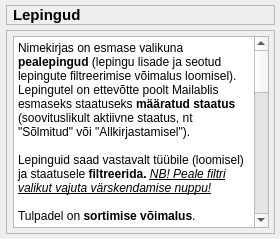
              <widget class="QWidget" name="w_HM_Lepingud">
               <layout class="QVBoxLayout" name="verticalLayout_38">
                <property name="spacing">
                 <number>5</number>
                </property>
                <property name="leftMargin">
                 <number>6</number>
                </property>
                <property name="topMargin">
                 <number>5</number>
                </property>
                <property name="rightMargin">
                 <number>5</number>
                </property>
                <property name="bottomMargin">
                 <number>5</number>
                </property>
                <item>
                 <widget class="QFrame" name="f_HM_Lepingud_Pealkiri">
                  <property name="frameShape">
                   <enum>QFrame::StyledPanel</enum>
                  </property>
                  <property name="frameShadow">
                   <enum>QFrame::Raised</enum>
                  </property>
                  <layout class="QVBoxLayout" name="verticalLayout_48">
                   <property name="spacing">
                    <number>5</number>
                   </property>
                   <property name="leftMargin">
                    <number>6</number>
                   </property>
                   <property name="topMargin">
                    <number>0</number>
                   </property>
                   <property name="rightMargin">
                    <number>0</number>
                   </property>
                   <property name="bottomMargin">
                    <number>0</number>
                   </property>
                   <item>
                    <widget class="QLabel" name="lb_HM_LepingudPealkiri">
                     <property name="font">
                      <font>
                       <pointsize>11</pointsize>
                       <weight>75</weight>
                       <bold>true</bold>
                      </font>
                     </property>
                     <property name="text">
                      <string>Lepingud</string>
                     </property>
                    </widget>
                   </item>
                  </layout>
                 </widget>
                </item>
                <item>
                 <widget class="QFrame" name="f_HM_Lepingud_Sisu">
                  <property name="styleSheet">
                   <string notr="true"/>
                  </property>
                  <property name="frameShape">
                   <enum>QFrame::StyledPanel</enum>
                  </property>
                  <property name="frameShadow">
                   <enum>QFrame::Raised</enum>
                  </property>
                  <layout class="QVBoxLayout" name="verticalLayout_145">
                   <property name="spacing">
                    <number>5</number>
                   </property>
                   <property name="leftMargin">
                    <number>6</number>
                   </property>
                   <property name="topMargin">
                    <number>5</number>
                   </property>
                   <property name="rightMargin">
                    <number>5</number>
                   </property>
                   <property name="bottomMargin">
                    <number>5</number>
                   </property>
                   <item>
                    <widget class="QTextEdit" name="te_HM_Lepingud_Sisu">
                     <property name="styleSheet">
                      <string notr="true"/>
                     </property>
                     <property name="readOnly">
                      <bool>true</bool>
                     </property>
                     <property name="html">
                      <string>&lt;!DOCTYPE HTML PUBLIC &quot;-//W3C//DTD HTML 4.0//EN&quot; &quot;http://www.w3.org/TR/REC-html40/strict.dtd&quot;&gt;
&lt;html&gt;&lt;head&gt;&lt;meta name=&quot;qrichtext&quot; content=&quot;1&quot; /&gt;&lt;style type=&quot;text/css&quot;&gt;
p, li { white-space: pre-wrap; }
&lt;/style&gt;&lt;/head&gt;&lt;body style=&quot; font-family:'MS Shell Dlg 2'; font-size:7.8pt; font-weight:400; font-style:normal;&quot;&gt;
&lt;p style=&quot; margin-top:0px; margin-bottom:0px; margin-left:0px; margin-right:0px; -qt-block-indent:0; text-indent:0px;&quot;&gt;&lt;span style=&quot; font-size:9pt;&quot;&gt;Nimekirjas on esmase valikuna &lt;/span&gt;&lt;span style=&quot; font-size:9pt; font-weight:600;&quot;&gt;pealepingud&lt;/span&gt;&lt;span style=&quot; font-size:9pt;&quot;&gt; (lepingu lisade ja seotud lepingute filtreerimise võimalus loomisel). &lt;/span&gt;&lt;/p&gt;
&lt;p style=&quot; margin-top:0px; margin-bottom:0px; margin-left:0px; margin-right:0px; -qt-block-indent:0; text-indent:0px;&quot;&gt;&lt;span style=&quot; font-size:9pt;&quot;&gt;Lepingutel on ettevõtte poolt Mailablis esmaseks staatuseks &lt;/span&gt;&lt;span style=&quot; font-size:9pt; font-weight:600;&quot;&gt;määratud staatus&lt;/span&gt;&lt;span style=&quot; font-size:9pt;&quot;&gt; (soovituslikult aktiivne staatus, nt &amp;quot;Sõlmitud&amp;quot; või &amp;quot;Allkirjastamisel&amp;quot;). &lt;/span&gt;&lt;/p&gt;
&lt;p style=&quot;-qt-paragraph-type:empty; margin-top:0px; margin-bottom:0px; margin-left:0px; margin-right:0px; -qt-block-indent:0; text-indent:0px; font-size:9pt;&quot;&gt;&lt;br /&gt;&lt;/p&gt;
&lt;p style=&quot; margin-top:0px; margin-bottom:0px; margin-left:0px; margin-right:0px; -qt-block-indent:0; text-indent:0px;&quot;&gt;&lt;span style=&quot; font-size:9pt;&quot;&gt;Lepinguid saad vastavalt tüübile (loomisel) ja staatusele &lt;/span&gt;&lt;span style=&quot; font-size:9pt; font-weight:600;&quot;&gt;filtreerida. &lt;/span&gt;&lt;span style=&quot; font-size:9pt; font-style:italic; text-decoration: underline;&quot;&gt;NB! Peale filtri valikut vajuta värskendamise nuppu!&lt;/span&gt;&lt;/p&gt;
&lt;p style=&quot;-qt-paragraph-type:empty; margin-top:0px; margin-bottom:0px; margin-left:0px; margin-right:0px; -qt-block-indent:0; text-indent:0px; font-size:9pt;&quot;&gt;&lt;br /&gt;&lt;/p&gt;
&lt;p style=&quot; margin-top:0px; margin-bottom:0px; margin-left:0px; margin-right:0px; -qt-block-indent:0; text-indent:0px;&quot;&gt;&lt;span style=&quot; font-size:9pt;&quot;&gt;Tulpadel on &lt;/span&gt;&lt;span style=&quot; font-size:9pt; font-weight:600;&quot;&gt;sortimise võimalus&lt;/span&gt;&lt;span style=&quot; font-size:9pt;&quot;&gt;.&lt;/span&gt;&lt;/p&gt;
&lt;p style=&quot;-qt-paragraph-type:empty; margin-top:0px; margin-bottom:0px; margin-left:0px; margin-right:0px; -qt-block-indent:0; text-indent:0px; font-size:9pt;&quot;&gt;&lt;br /&gt;&lt;/p&gt;
&lt;p style=&quot; margin-top:0px; margin-bottom:0px; margin-left:0px; margin-right:0px; -qt-block-indent:0; text-indent:0px;&quot;&gt;&lt;span style=&quot; font-size:9pt;&quot;&gt;Plugina lepingute andmed on &lt;/span&gt;&lt;span style=&quot; font-size:9pt; font-weight:600;&quot;&gt;sünkroonis Mailabli lepingute andmetega&lt;/span&gt;&lt;span style=&quot; font-size:9pt;&quot;&gt; (lepingu number, nimetus, staatus jne). Kui soovid midagi muuta või näha projekti kohta rohkem infot, siis tee seda Mailablis. &lt;/span&gt;&lt;/p&gt;
&lt;p style=&quot;-qt-paragraph-type:empty; margin-top:0px; margin-bottom:0px; margin-left:0px; margin-right:0px; -qt-block-indent:0; text-indent:0px; font-size:9pt;&quot;&gt;&lt;br /&gt;&lt;/p&gt;
&lt;p style=&quot; margin-top:0px; margin-bottom:0px; margin-left:0px; margin-right:0px; -qt-block-indent:0; text-indent:0px;&quot;&gt;&lt;span style=&quot; font-size:9pt;&quot;&gt;Pluginas &lt;/span&gt;&lt;span style=&quot; font-size:9pt; font-weight:600;&quot;&gt;Mailabli märgile&lt;/span&gt;&lt;span style=&quot; font-size:9pt;&quot;&gt; vajutades jõuad kiiresti Mailablis õige lepingu kandele. &lt;/span&gt;&lt;/p&gt;
&lt;p style=&quot; margin-top:0px; margin-bottom:0px; margin-left:0px; margin-right:0px; -qt-block-indent:0; text-indent:0px;&quot;&gt;&lt;span style=&quot; font-size:9pt; font-weight:600;&quot;&gt;Asukoha ikoonile&lt;/span&gt;&lt;span style=&quot; font-size:9pt;&quot;&gt; vajutades, näed aluskaardil lepinguga seotud kinnistuid. &lt;/span&gt;&lt;/p&gt;
&lt;p style=&quot; margin-top:0px; margin-bottom:0px; margin-left:0px; margin-right:0px; -qt-block-indent:0; text-indent:0px;&quot;&gt;&lt;span style=&quot; font-size:9pt; font-weight:600;&quot;&gt;Failile viitavale&lt;/span&gt;&lt;span style=&quot; font-size:9pt;&quot;&gt; ikoonile vajutades, saad otse lepinguga seotud failidele või kaustadele.&lt;/span&gt;&lt;/p&gt;
&lt;p style=&quot;-qt-paragraph-type:empty; margin-top:0px; margin-bottom:0px; margin-left:0px; margin-right:0px; -qt-block-indent:0; text-indent:0px; font-size:9pt;&quot;&gt;&lt;br /&gt;&lt;/p&gt;
&lt;p style=&quot; margin-top:0px; margin-bottom:0px; margin-left:0px; margin-right:0px; -qt-block-indent:0; text-indent:0px;&quot;&gt;&lt;span style=&quot; font-size:9pt;&quot;&gt;Soovitud lepingu leiad ka, kui sisestad&lt;/span&gt;&lt;span style=&quot; font-size:9pt; font-weight:600;&quot;&gt; lepingu täpse numbri otingu väljale&lt;/span&gt;&lt;span style=&quot; font-size:9pt;&quot;&gt;  ja vajutad &amp;quot;Otsi&amp;quot; nuppu&amp;quot;.&lt;/span&gt;&lt;/p&gt;
&lt;p style=&quot;-qt-paragraph-type:empty; margin-top:0px; margin-bottom:0px; margin-left:0px; margin-right:0px; -qt-block-indent:0; text-indent:0px; font-size:9pt;&quot;&gt;&lt;br /&gt;&lt;/p&gt;
&lt;p style=&quot; margin-top:0px; margin-bottom:0px; margin-left:0px; margin-right:0px; -qt-block-indent:0; text-indent:0px;&quot;&gt;&lt;span style=&quot; font-size:9pt; font-weight:600;&quot;&gt;Nupp &amp;quot;Zoomitud ala lepingud&amp;quot; (loomisel!)&lt;/span&gt;&lt;/p&gt;
&lt;p style=&quot; margin-top:0px; margin-bottom:0px; margin-left:0px; margin-right:0px; -qt-block-indent:0; text-indent:0px;&quot;&gt;&lt;span style=&quot; font-size:9pt;&quot;&gt;Selle valikuga saad nimekirja zoomitud alaga seotud lepingutest . Kuna päring on mahukas, on see hetkel piiratud 1000 katastriüksusega.&lt;/span&gt;&lt;span style=&quot; font-size:9pt; font-weight:600;&quot;&gt; &lt;/span&gt;&lt;span style=&quot; font-size:9pt; font-style:italic; text-decoration: underline;&quot;&gt;NB! Ole kannatlik, sest tulemuste saamine võtab natuke aega!&lt;/span&gt;&lt;/p&gt;
&lt;p style=&quot;-qt-paragraph-type:empty; margin-top:0px; margin-bottom:0px; margin-left:0px; margin-right:0px; -qt-block-indent:0; text-indent:0px; font-size:9pt; font-weight:600; font-style:italic;&quot;&gt;&lt;br /&gt;&lt;/p&gt;
&lt;p style=&quot; margin-top:0px; margin-bottom:0px; margin-left:0px; margin-right:0px; -qt-block-indent:0; text-indent:0px;&quot;&gt;&lt;span style=&quot; font-size:9pt; font-weight:600;&quot;&gt;Nupp &amp;quot;Kinnistutega sidumine&amp;quot;&lt;/span&gt;&lt;/p&gt;
&lt;p style=&quot; margin-top:0px; margin-bottom:0px; margin-left:0px; margin-right:0px; -qt-block-indent:0; text-indent:0px;&quot;&gt;&lt;span style=&quot; font-size:9pt;&quot;&gt;Seda nuppu vajutades aktiveeritakse eelseadistatud kaardikiht ning valiku tööriist. Vali leping, millele tahad kinnistuid lisada. Vajuta nupule &amp;quot;Kinnistutega sidumine&amp;quot;. Avaneb aken, milles näed infot juba valitud kinnistute kohta. Tabel on tühi, kui kinnistute valikuid pole veel tehtud. Alusta kaardil kinnistute valimist. &lt;/span&gt;&lt;/p&gt;
&lt;p style=&quot; margin-top:0px; margin-bottom:0px; margin-left:0px; margin-right:0px; -qt-block-indent:0; text-indent:0px;&quot;&gt;&lt;span style=&quot; font-size:9pt;&quot;&gt;Lepinguga juba seotud kinnistuid uuesti valides, süsteem topelt seoseid ei tee.&lt;/span&gt;&lt;/p&gt;
&lt;p style=&quot; margin-top:0px; margin-bottom:0px; margin-left:0px; margin-right:0px; -qt-block-indent:0; text-indent:0px;&quot;&gt;&lt;span style=&quot; font-size:9pt; font-style:italic; text-decoration: underline;&quot;&gt;NB! Peale kinnistutega sidumist vajuta uute seoste nägemiseks värskendamise nuppu!&lt;/span&gt;&lt;/p&gt;&lt;/body&gt;&lt;/html&gt;</string>
                     </property>
                    </widget>
                   </item>
                  </layout>
                 </widget>
                </item>
               </layout>
              </widget>
